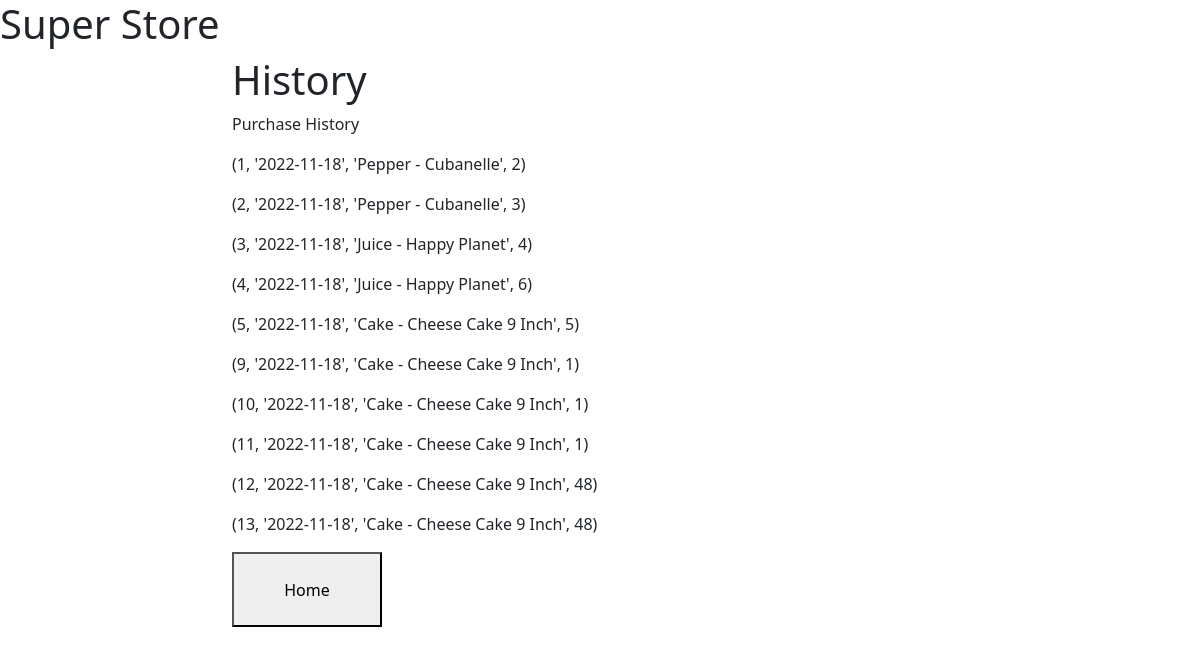
Page /history (signed in) on the earlier database version.
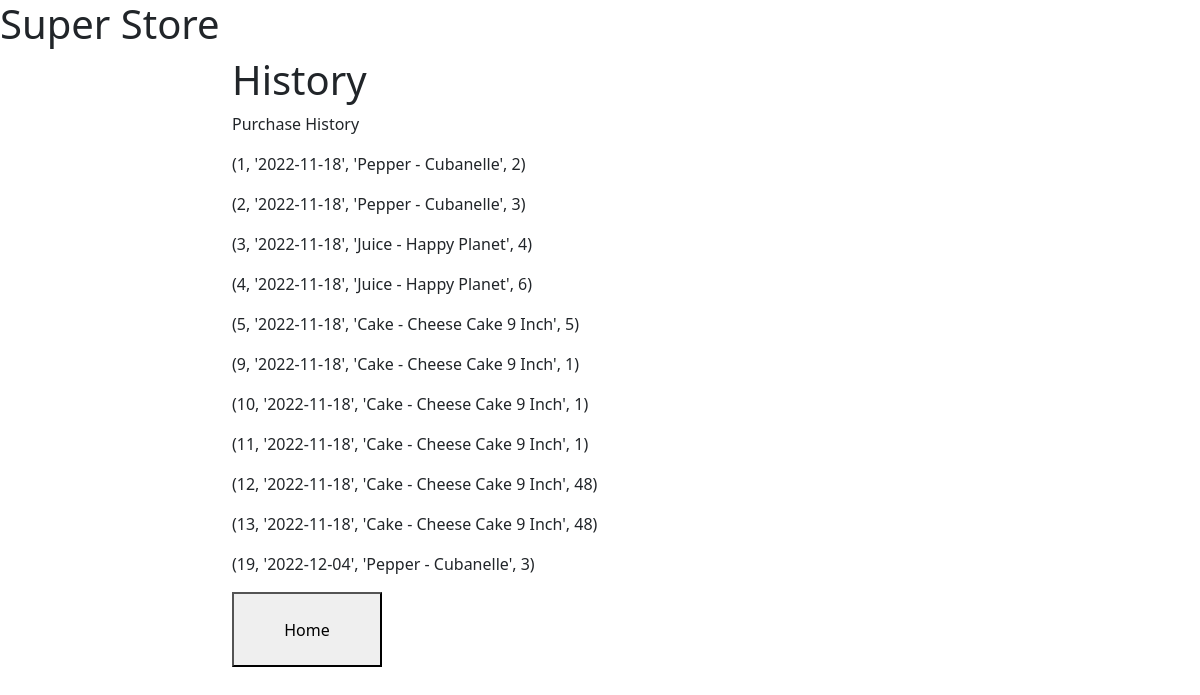
Same page on the later database version.
### tables this page shows
CREATE TABLE History(order_id INTEGER PRIMARY KEY, item_id INTEGER NOT NULL, date_time TEXT NOT NULL, user TEXT NOT NULL, purchased INTEGER, added INTEGER);

### app.py (the view)
@app.route('/history',methods=['GET', 'POST'])
def history():
    username = session['username']
    is_supplier = session['is_supplier']
    submission_message = ""
    if is_supplier == 0:
        query = (f"SELECT History.order_id, History.date_time, Inventory.item_name, History.purchased FROM (History INNER JOIN Inventory ON Inventory.item_id = History.item_id) WHERE user = '{username}';")
        submission_message = "Purchase History"
    elif is_supplier == 1:
        query = (f"SELECT History.order_id, History.date_time, Inventory.item_name, History.added FROM (History INNER JOIN Inventory ON Inventory.item_id = History.item_id) WHERE user = '{username}';")
        submission_message = "Delivery History"
    hist = do_query(query, True)
    return render_template('history.html', history_list=hist, submission_message=submission_message)

### app.py (called while the page is built)
def do_query(query, want_output):
    try:
        output = cur.execute(query).fetchall()
        conn.commit()
        if want_output:
            return output
        else:
            return True
    except sqlite3.Error as er:
        print("an error occured while attempting to perform a query")
        if TEST:
            print(er)
        return False

### templates/history.html (shortened to what this page needs)
{% extends 'base.html' %}
{% block content %}
<div class="col-md-10 col-lg-8 mx-lg-auto mx-md-auto">
  <h1>History</h1>
  <p>{{ submission_message }}</p>
  {% for item in history_list %}
    <p> {{ item }} </p>
  {% endfor %}
  <p><a href="{{ url_for('return_to_home') }}" ><button class=grey style="height:75px;width:150px">Home</button></a></p>
</div>
{% endblock %}

### templates/base.html (shortened to what this page needs)
<!DOCTYPE html>
<html lang="en">
  <head>
    <link
      href="https://cdn.jsdelivr.net/npm/bootstrap@5.1.3/dist/css/bootstrap.min.css"
      rel="stylesheet"
    />
    <h1>Super Store</h1>
  </head>
  <body>
    <div class="container">
        <div class="row">
          {% block content %}{% endblock %}
        </div>
    </div>
  </body>
</html>

Differences in the rows shown:
added History: item "(19, '2022-12-04', 'Pepper - Cubanelle', 3)"
